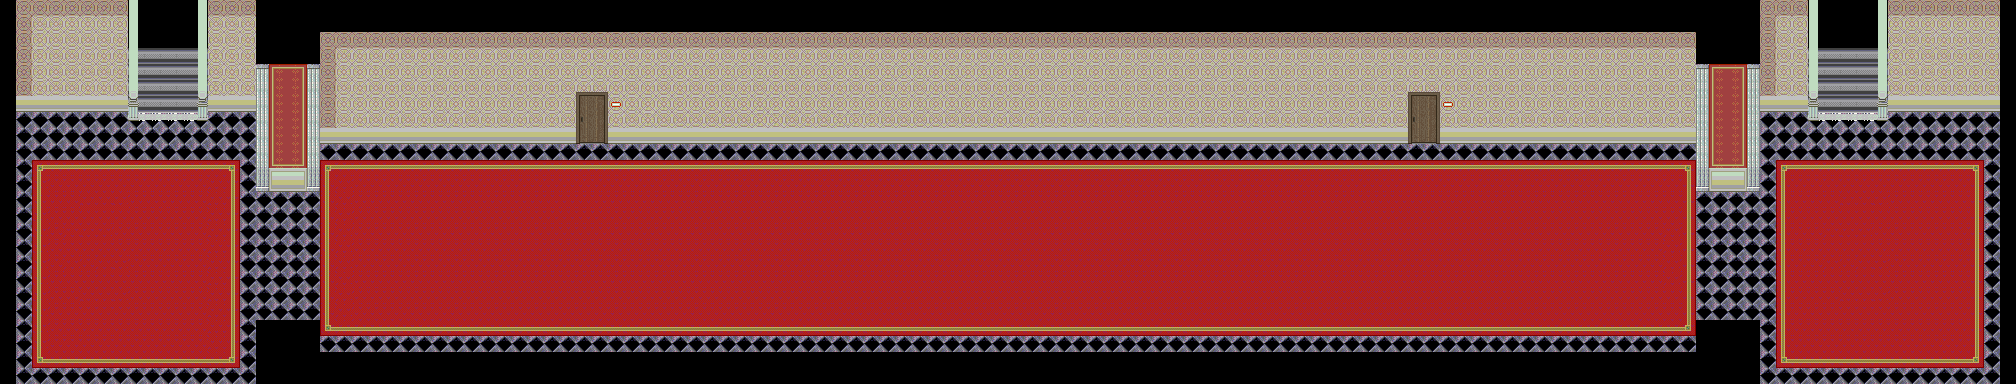

The image is a tile-based game level rendered from a .tmx file. Its description and source (layers, tilesets, objects; grid data summarised) follow:
An orthogonal 126x24 tile map with 16x16 px tiles, 12 tile layers (Base, MonoShita, MonoChu, doorB4, ...), 7 tilesets and 42 objects.

<map version="1.0" orientation="orthogonal" renderorder="right-down" width="126" height="24" tilewidth="16" tileheight="16" backgroundcolor="#000000" nextobjectid="56">
 <tileset firstgid="1" name="youkan" tilewidth="16" tileheight="16">
  <image source="youkan.png" trans="007575" width="480" height="256" />
 </tileset>
 <tileset firstgid="481" name="castle7" tilewidth="16" tileheight="16">
  <image source="castle7.png" trans="007575" width="480" height="256" />
 </tileset>
 <tileset firstgid="961" name="empire-3" tilewidth="16" tileheight="16">
  <image source="empire-3.png" trans="007575" width="480" height="480" />
 </tileset>
 <tileset firstgid="1861" name="ST-MsionR-I01" tilewidth="16" tileheight="16">
  <image source="ST-MsionR-I01.png" trans="ffffff" width="256" height="1990" />
 </tileset>
 <tileset firstgid="3845" name="SC-DoorI01" tilewidth="16" tileheight="16">
  <image source="SC-DoorI01.png" trans="ffffff" width="128" height="256" />
 </tileset>
 <tileset firstgid="3973" name="option-set" tilewidth="16" tileheight="16">
  <image source="option-set.png" trans="c1a5c8" width="281" height="1018" />
 </tileset>
 <tileset firstgid="5044" name="cyber2" tilewidth="16" tileheight="16">
  <image source="cyber2.png" trans="000000" width="480" height="256" />
 </tileset>
 <layer name="Base" width="126" height="24">
  <properties>
   <property name="cc_vertexz" value="-17" />
  </properties>
  <data>[3024 cells, 2462 non-empty, 2 distinct tile ids]</data>
 </layer>
 <layer name="MonoShita" width="126" height="24">
  <properties>
   <property name="cc_vertexz" value="-16" />
  </properties>
  <data>[3024 cells, 2134 non-empty, 66 distinct tile ids]</data>
 </layer>
 <layer name="MonoChu" width="126" height="24">
  <properties>
   <property name="cc_vertexz" value="-14" />
  </properties>
  <data>[3024 cells, 32 non-empty, 9 distinct tile ids]</data>
 </layer>
 <layer name="doorB4" width="126" height="24">
  <properties>
   <property name="cc_vertexz" value="-13" />
  </properties>
  <data>[3024 cells, 8 non-empty, 8 distinct tile ids]</data>
 </layer>
 <layer name="doorA4" width="126" height="24">
  <properties>
   <property name="cc_vertexz" value="-13" />
  </properties>
  <data>[3024 cells, 8 non-empty, 8 distinct tile ids]</data>
 </layer>
 <layer name="doorB3" width="126" height="24">
  <properties>
   <property name="cc_vertexz" value="-13" />
  </properties>
  <data>[3024 cells, 6 non-empty, 6 distinct tile ids]</data>
 </layer>
 <layer name="doorA3" width="126" height="24">
  <properties>
   <property name="cc_vertexz" value="-13" />
  </properties>
  <data>[3024 cells, 8 non-empty, 8 distinct tile ids]</data>
 </layer>
 <layer name="doorB2" width="126" height="24">
  <properties>
   <property name="cc_vertexz" value="-12" />
  </properties>
  <data>[3024 cells, 8 non-empty, 8 distinct tile ids]</data>
 </layer>
 <layer name="doorA2" width="126" height="24">
  <properties>
   <property name="cc_vertexz" value="-12" />
  </properties>
  <data>[3024 cells, 8 non-empty, 8 distinct tile ids]</data>
 </layer>
 <layer name="doorB" width="126" height="24">
  <properties>
   <property name="cc_vertexz" value="-11" />
  </properties>
  <data>[3024 cells, 8 non-empty, 8 distinct tile ids]</data>
 </layer>
 <layer name="doorA" width="126" height="24">
  <properties>
   <property name="cc_vertexz" value="-11" />
  </properties>
  <data>[3024 cells, 8 non-empty, 8 distinct tile ids]</data>
 </layer>
 <objectgroup name="collision">
  <object id="1" x="0" y="0" width="16" height="384" />
  <object id="2" x="16" y="-16" width="112" height="16" />
  <object id="3" x="128" y="0" width="16" height="128" />
  <object id="4" x="16" y="96" width="112" height="16" />
  <object id="7" x="192" y="0" width="16" height="128" />
  <object id="8" x="208" y="96" width="48" height="16" />
  <object id="9" x="256" y="64" width="64" height="128" />
  <object id="10" x="256" y="320" width="64" height="64" />
  <object id="11" x="320" y="128" width="256" height="16" />
  <object id="12" x="608" y="128" width="752" height="16" />
  <object id="13" x="1360" y="128" width="48" height="16" />
  <object id="15" x="1440" y="128" width="256" height="16" />
  <object id="19" x="1696" y="64" width="64" height="128" />
  <object id="20" x="1760" y="96" width="48" height="16" />
  <object id="22" x="1808" y="0" width="16" height="128" />
  <object id="23" x="1872" y="0" width="16" height="128" />
  <object id="24" x="1888" y="96" width="112" height="16" />
  <object id="25" x="2000" y="0" width="32" height="400" />
  <object id="26" x="1760" y="384" width="240" height="16" />
  <object id="27" x="1696" y="320" width="64" height="80" />
  <object id="29" x="320" y="352" width="1152" height="16" />
  <object id="30" x="1472" y="352" width="224" height="16" />
  <object id="31" x="0" y="384" width="320" height="16" />
  <object id="46" x="576" y="112" width="32" height="32">
   <properties>
    <property name="objID" value="185" />
   </properties>
  </object>
  <object id="49" x="1408" y="112" width="32" height="32">
   <properties>
    <property name="objID" value="186" />
   </properties>
  </object>
 </objectgroup>
 <objectgroup name="Ugokumono(object)">
  <properties>
   <property name="cc_vertexz" value="0" />
  </properties>
 </objectgroup>
 <objectgroup name="Chara(object)">
  <properties>
   <property name="cc_vertexz" value="0" />
  </properties>
  <object id="44" x="1040" y="304" width="32" height="32">
   <properties>
    <property name="CharaID" value="2" />
    <property name="EventID" value="13" />
    <property name="direction" value="UP" />
    <property name="movePattern" value="2" />
    <property name="objID" value="1025" />
    <property name="trigger" value="2" />
   </properties>
  </object>
  <object id="47" x="1408" y="128" width="32" height="32">
   <properties>
    <property name="CharaID" value="2" />
    <property name="EventID" value="6" />
    <property name="direction" value="UP" />
    <property name="movePattern" value="1" />
    <property name="objID" value="1016" />
    <property name="trigger" value="2" />
   </properties>
  </object>
 </objectgroup>
 <objectgroup name="event">
  <object id="32" x="1824" y="0" width="48" height="48">
   <properties>
    <property name="EventID" value="1" />
    <property name="trigger" value="1" />
   </properties>
  </object>
  <object id="33" x="144" y="0" width="48" height="48">
   <properties>
    <property name="EventID" value="2" />
    <property name="trigger" value="1" />
   </properties>
  </object>
  <object id="36" x="576" y="112" width="32" height="32">
   <properties>
    <property name="EventID" value="3" />
    <property name="trigger" value="1" />
   </properties>
  </object>
  <object id="37" x="1408" y="112" width="32" height="32">
   <properties>
    <property name="EventID" value="5" />
    <property name="trigger" value="1" />
   </properties>
  </object>
  <object id="38" x="1328" y="352" width="32" height="32">
   <properties>
    <property name="EventID" value="8" />
    <property name="trigger" value="0" />
   </properties>
  </object>
  <object id="39" x="1296" y="352" width="32" height="32">
   <properties>
    <property name="EventID" value="9" />
    <property name="trigger" value="0" />
   </properties>
  </object>
  <object id="41" x="1696" y="32" width="32" height="32">
   <properties>
    <property name="EventID" value="12" />
    <property name="trigger" value="0" />
   </properties>
  </object>
  <object id="45" x="576" y="112" width="32" height="32">
   <properties>
    <property name="EventID" value="4" />
    <property name="trigger" value="2" />
   </properties>
  </object>
  </objectgroup>
 <layer name="name" width="126" height="24">
  <data>[3024 cells, 2 non-empty, 1 distinct tile ids]</data>
 </layer>
 <objectgroup name="item">
  <!-- 1 objects omitted --></objectgroup>
</map>
<!-- 7 of 42 objects omitted -->
